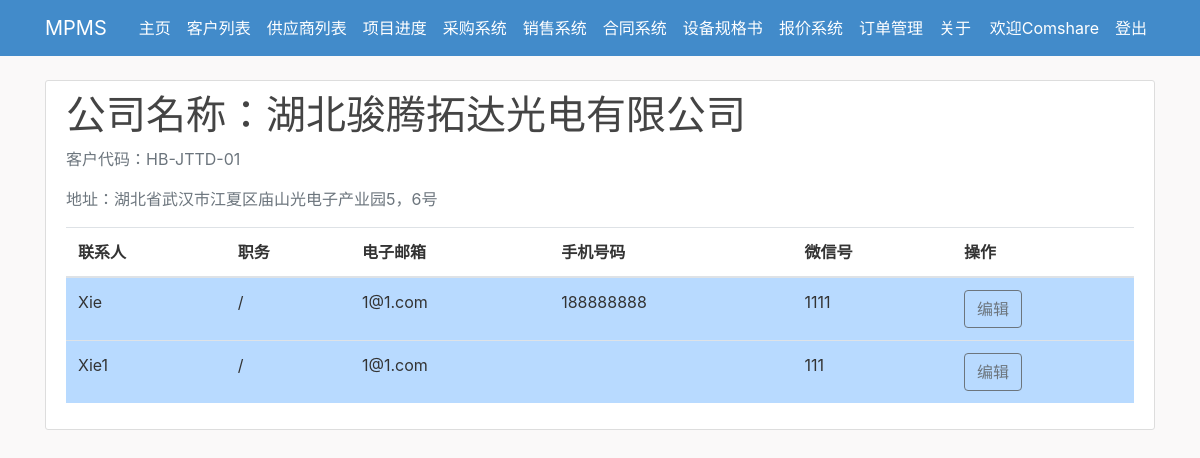
Screenshot of /guest/detail1 (signed in) with the database file from the repository.
### MPMS_files/models.py (models this page shows, shortened)
class User(db.Model, UserMixin):
    id = db.Column(db.Integer, primary_key=True)
    username = db.Column(db.String(20), unique=True, nullable=False)
    email = db.Column(db.String(50), unique=True, nullable=False)
    account_image = db.Column(db.String(50), nullable=False, default="default.jpg")
    group = db.Column(db.String(50), nullable=False, default='CH')
    password = db.Column(db.String(100), nullable=False)
    posts = db.relationship('Post', backref="author", lazy=True)
    cases = db.relationship('Case', backref="author", lazy=True)
    vendor = db.relationship('VendorAuthor', backref='author', lazy=True)

class Guest(db.Model):
    id = db.Column(db.Integer, primary_key=True)
    guest_name = db.Column(db.String(30), nullable=False, unique=True)
    guest_code = db.Column(db.String(30), nullable=False, unique=True)
    address = db.Column(db.String(50), nullable=False)
    contacts = db.relationship("GuestContact", backref="company_title", lazy=True)
    cases = db.relationship("Case", backref="company_title", lazy=True)

class GuestContact(db.Model):
    id = db.Column(db.Integer, primary_key=True)
    name = db.Column(db.String(30), nullable=False)
    email = db.Column(db.String(40), nullable=False)
    mobile_phone = db.Column(db.String(20))
    wechart = db.Column(db.String(20))
    guest_id = db.Column(db.Integer, db.ForeignKey("guest.id"), nullable=False)

### MPMS_files/routes.py (the view)
@app.route("/guest/detail<guest_id>", methods=['post', 'get'])
@login_required
def guest_detail(guest_id):
    guest = Guest.query.get(guest_id)
    return render_template('guest_detail.html', title='客户档案', guest=guest)

### MPMS_files/models.py (called while the page is built)
@login_manager.user_loader
def lode_user(user_id):
    return User.query.get(user_id)

### MPMS_files/templates/guest_detail.html
{% extends "general_layout.html" %}
{% block content %}
    <div class="content-section">
        <div class="media">
            <div class="media-body">
                <h5 class="account-heading">
                    公司名称：{{ guest.guest_name }}
                </h5>
                <p class="text-secondary">客户代码：{{ guest.guest_code }}</p>
                <p class="text-secondary">地址：{{ guest.address }}</p>
            </div>
        </div>
        <table class="table">
            <thead>
            <tr>
                <th scope="col">联系人</th>
                <th scope="col">职务</th>
                <th scope="col">电子邮箱</th>
                <th scope="col">手机号码</th>
                <th scope="col">微信号</th>
                <th scope="col">操作</th>
            </tr>
            </thead>
            <tbody>
            {% for contact in guest.contacts %}
                <tr class="table-primary">
                    <td>{{ contact.name }}</td>
                    <td>/</td>
                    <td class="">{{ contact.email }}</td>
                    <td>{{ contact.mobile_phone }}</td>
                    <td>{{ contact.wechart }}</td>
                    <td><a class="btn btn-outline-secondary" href="{{ url_for('update_guest_contact',contact_id=contact.id) }}">编辑</a></td>
                </tr>
            {% endfor %}
            </tbody>
        </table>
    </div>
{% endblock %}

### MPMS_files/templates/general_layout.html (shortened to what this page needs)
<!DOCTYPE html>
<html>
<head>
    <link rel="stylesheet" href="https://maxcdn.bootstrapcdn.com/bootstrap/4.0.0/css/bootstrap.min.css"
>
    <link rel="stylesheet" type="text/css" href="{{ url_for('static',filename='main.css') }}">
</head>
<body>
<header class="site-header">
    <nav class="navbar navbar-expand-md navbar-dark bg-steel fixed-top">
        <div class="container">
            <a class="navbar-brand mr-4" href="/">MPMS</a>
            <div class="collapse navbar-collapse" id="navbarToggle">
                <div class="navbar-nav mr-auto">
                    <a class="nav-item nav-link" href={{ url_for("index") }}>主页</a>
                    <a class="nav-item nav-link" href={{ url_for("guest") }}>客户列表</a>
                    <a class="nav-item nav-link" href={{ url_for("vendor") }}>供应商列表</a>
                    <a class="nav-item nav-link" href="#">项目进度</a>
                    <a class="nav-item nav-link" href="#">采购系统</a>
                    <a class="nav-item nav-link" href="#">销售系统</a>
                    <a class="nav-item nav-link" href="#">合同系统</a>
                    <a class="nav-item nav-link" href="#">设备规格书</a>
                    <a class="nav-item nav-link" href="#">报价系统</a>
                    <a class="nav-item nav-link" href="#">订单管理</a>
                    <a class="nav-item nav-link" href="#">关于</a>
                </div>
                <div class="navbar-nav">
                    {% if current_user.is_authenticated %}
                        <a class="nav-item nav-link" href= {{ url_for("account") }}>欢迎{{ current_user.group }}</a>
                        <a class="nav-item nav-link" href={{ url_for("logout") }}>登出</a>
                    {% else %}
                        <a class="nav-item nav-link" href={{ url_for('login') }}>登录</a>
                        <a class="nav-item nav-link" href={{ url_for('register') }}>注册</a>
                    {% endif %}
                </div>
            </div>
        </div>
    </nav>
</header>
<main role="main" class="container">
    <div class="row">
        <div class="col-md-12">
            {% block content %}{% endblock %}
        </div>
    </div>
</main>
</body>
</html>

### MPMS_files/static/main.css (style rules this page uses)
body { background: #faf9f9; color: #333333; margin-top: 5rem; }
h1, h2, h3, h4, h5, h6 { color: #444444; }
.bg-steel { background-color: #428bca; }
.site-header .navbar-nav .nav-link { color: #ffffff; }
.content-section { background: #ffffff; padding: 10px 20px; border: 1px solid #dddddd; border-radius: 3px; margin-bottom: 20px; }
.account-heading { font-size: 2.5rem; }

### rows the page displays
User: group "Comshare"
Guest: guest_name "湖北骏腾拓达光电有限公司", guest_code "HB-JTTD-01", address "湖北省武汉市江夏区庙山光电子产业园5，6号"
GuestContact: name "Xie", email "1@1.com", mobile_phone "188888888", wechart "1111"
GuestContact: name "Xie1", email "1@1.com", wechart "111"
